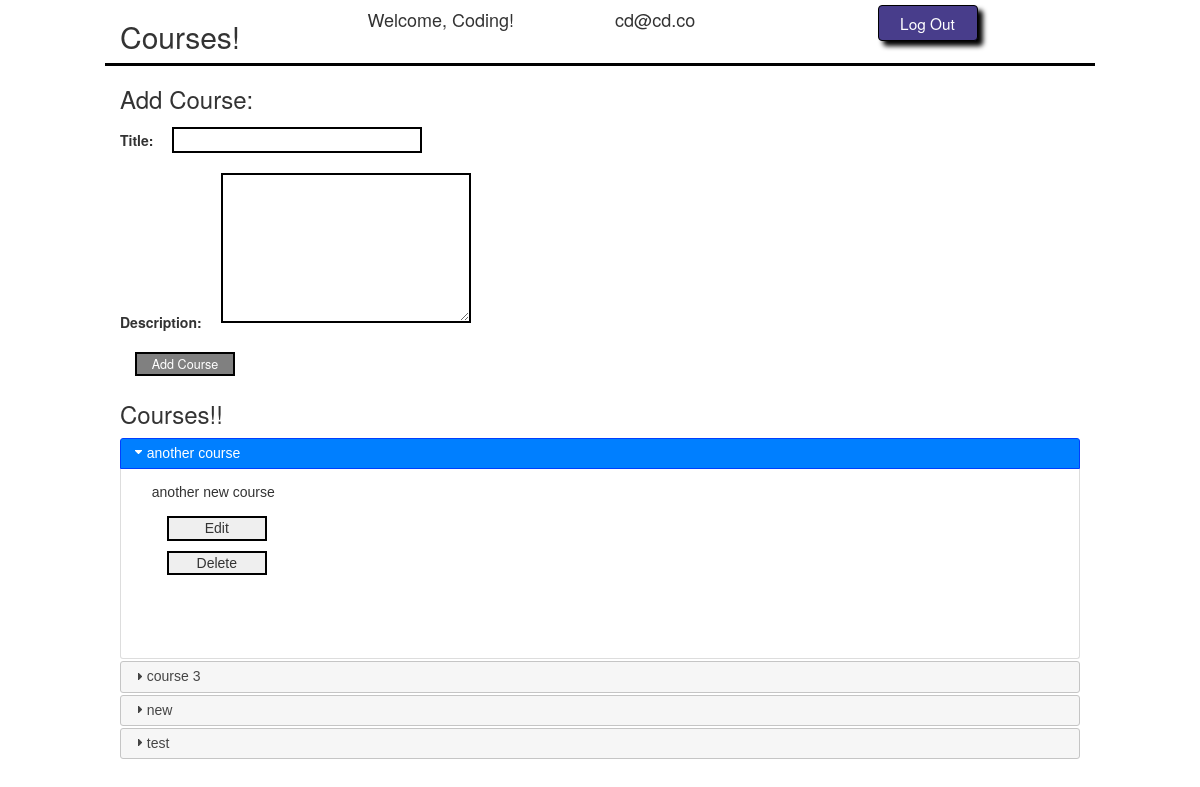
The page /red_belt/courses.php (signed in) on the database its author committed.
### tables this page shows
CREATE TABLE `courses` (
  `id` int(11) NOT NULL AUTO_INCREMENT,
  `user_id` int(11) NOT NULL,
  `title` varchar(255) DEFAULT NULL,
  `description` text,
  `created_at` datetime DEFAULT NULL,
  `updated_at` datetime DEFAULT NULL,
  PRIMARY KEY (`id`),
  KEY `fk_courses_users_idx` (`user_id`),
  CONSTRAINT `fk_courses_users` FOREIGN KEY (`user_id`) REFERENCES `users` (`id`) ON DELETE NO ACTION ON UPDATE NO ACTION
);

### red_belt/process_course.php (called while the page is built, shortened)
<?php
	require("connection.php");
	class Process_course extends Database
	{
		public function get_courses($user_id)
		{
			$query = "SELECT * FROM courses WHERE user_id=" . $user_id;
			return $this->fetch_all($query);
		}
	}
	$process_course = new Process_Course();
?>

### red_belt/connection.php (called while the page is built, shortened)
<?php
	class Database
	{
		function fetch_all($query)
		{
			$data = array();
			$result = mysql_query($query);
			while($row = mysql_fetch_assoc($result))
			{
				$data[] = $row;
			}
			return $data;
		}
	}
?>

### red_belt/courses.php (the view, shortened to what this page needs)
<?php
	require "process_course.php"
?>
<!doctype html>
<html lang="en">
	<head>
		<link rel="stylesheet" type="text/css" href="http://netdna.bootstrapcdn.com/bootstrap/3.0.0/css/bootstrap.min.css">
		<link rel="stylesheet" href="http://ajax.googleapis.com/ajax/libs/jqueryui/1.7.2/themes/hot-sneaks/jquery-ui.css" type="text/css" media="all" />
		<link rel="stylesheet" href="courses.css">
	</head>
	<body>
		<div id="wrapper">
			<div class="row" id="header">
				<?php
				if(isset($_SESSION['user_info']))
				{
					echo "<div class='col-md-3'><h2>Courses!</h2></div>";
					echo "<div class='col-md-3'><h4>Welcome, " . $_SESSION['user_info']['first_name'] . "!</h4></div>";
					echo "<div class='col-md-3'><h4>" . $_SESSION['user_info']['email'] . "</h4></div>";
					echo "<div class='col-md-3'>
							<form action='process.php' method='post'>
								<input type='hidden' name='action' value='logout'>
								<input type='submit' value='Log Out' class='btn btn-primary'>
							</form>
						</div>";
				}
				?>
			</div>
			<form action="process_course.php" method="post" id="add_course_form">
				<h3>Add Course:</h3>
				<p><label for="title">Title:</label>
				<input type="text" name="title" id="title"></p>
				<p><label for="description">Description:</label>
				<textarea name="description" id="description"></textarea></p>
				<input type="submit" value="Add Course" id="add_course">
			</form>
			<h3>Courses!!</h3>
			<?php
				$courses = $process_course->get_courses($_SESSION['user_info']['id']);
			?>
			<div id="accordion">
				<?php
				foreach($courses as $course)
				{
					echo "<h3 id=" . $course['id'] . ">" . $course['title'] . "</h3>";
					echo "<div id=" . $course['id'] . "><p>" . $course['description'] . "</p>";
					echo "<form action='process_course.php' method='post' class='edit_course_form'>";
					echo "<input type='submit' value='Edit' class='edit'>";
					echo "</form>";
					echo "<form action='process_course.php' method='post' class='delete_course_form'>";
					echo "<input type='submit' value='Delete' class='delete'>";
					echo "</form></div>";
				}
				?>
			</div>
		</div>
	</body>
</html>

### red_belt/courses.css (style rules this page uses)
#wrapper { width: 960px; margin: 0 auto; }
input, textarea { margin: 5px 15px; width: 250px; border: 2px solid black; }
input.btn { width: 100px; font-size: 1.1em; background-color: darkslateblue; border: 1px solid black; box-shadow: 5px 5px 5px black; }
div#header { border-bottom: 3px solid black; }
textarea { width: 250px; height: 150px; }
input#add_course { background-color: gray; color: white; font-size: .9em; width: 100px; box-shadow: none; }
.delete, .edit { width: 100px; }

### rows shown on the page
courses: title "another course", description "another new course"
courses: title "course 3"
courses: title "new"
courses: title "test"

### other values the page prints
$_SESSION['user_info']['first_name'] "Coding"
$_SESSION['user_info']['email'] "cd@cd.co"
